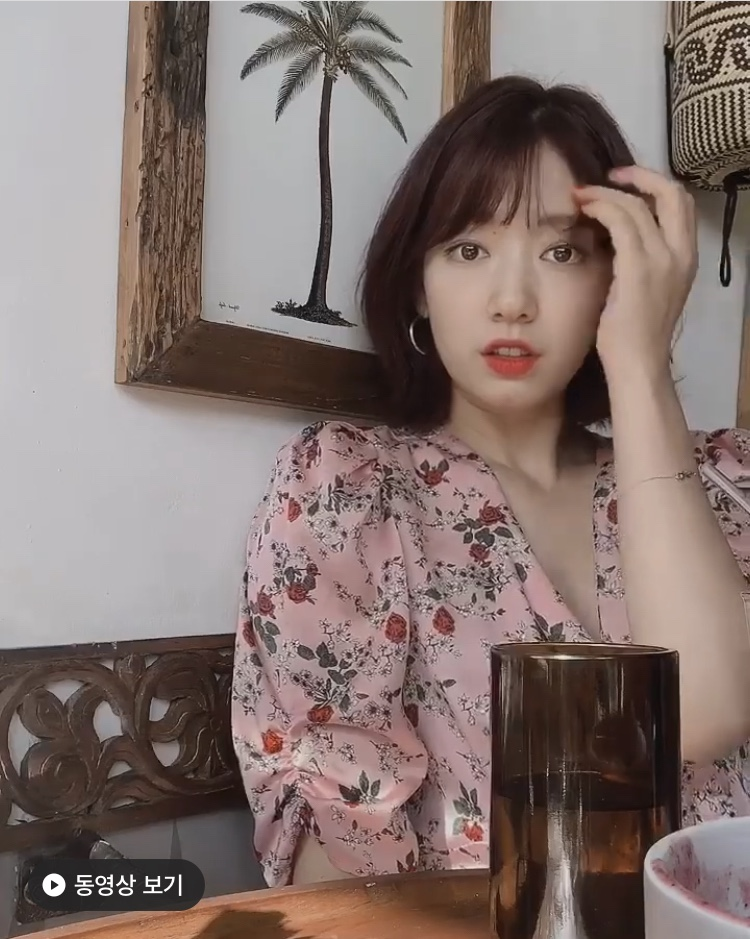
#> input picture PYTHON/HELLOWPYTON/day12/pack1.jpg, 750 x 939 px
$ python mycv02gray.py
#> lines starting #> are read from the running program, lines starting #| are printed output that depends on the picture
import cv2

img = cv2.imread('pack1.jpg', 1)
#> img is the input picture: shape (939, 750, 3); mean B, G, R 111.7, 116.1, 132.5
img2 = cv2.cvtColor(img, cv2.COLOR_BGR2GRAY)
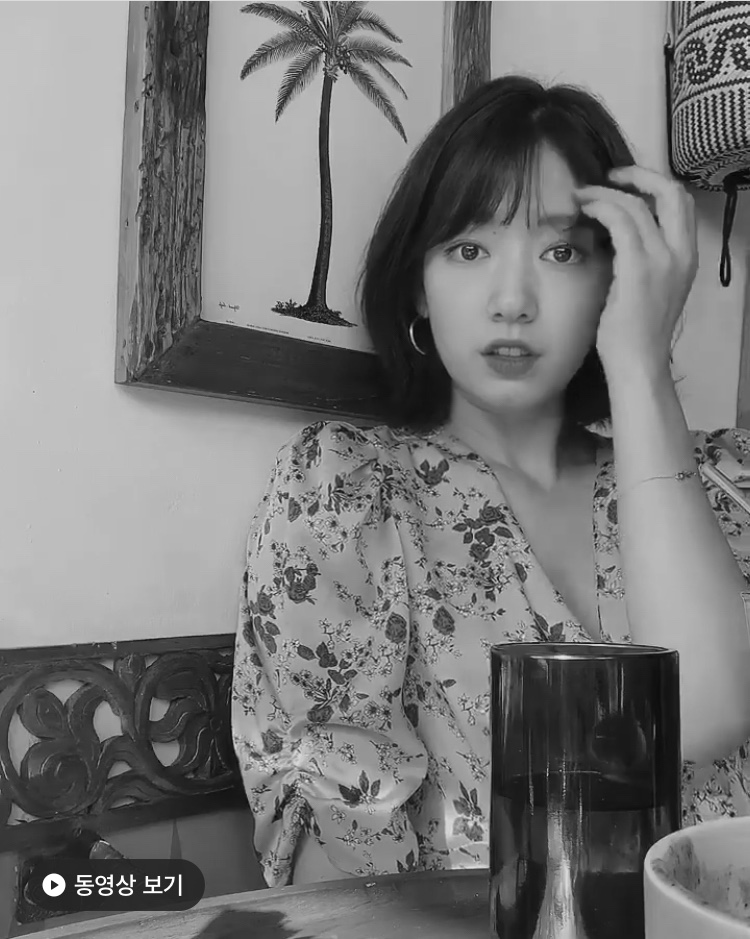
#> img2: shape (939, 750); min 3, max 255, mean 120.5

cv2.imshow('Test Image', img2)
cv2.waitKey(0)
cv2.destroyAllWindows()
